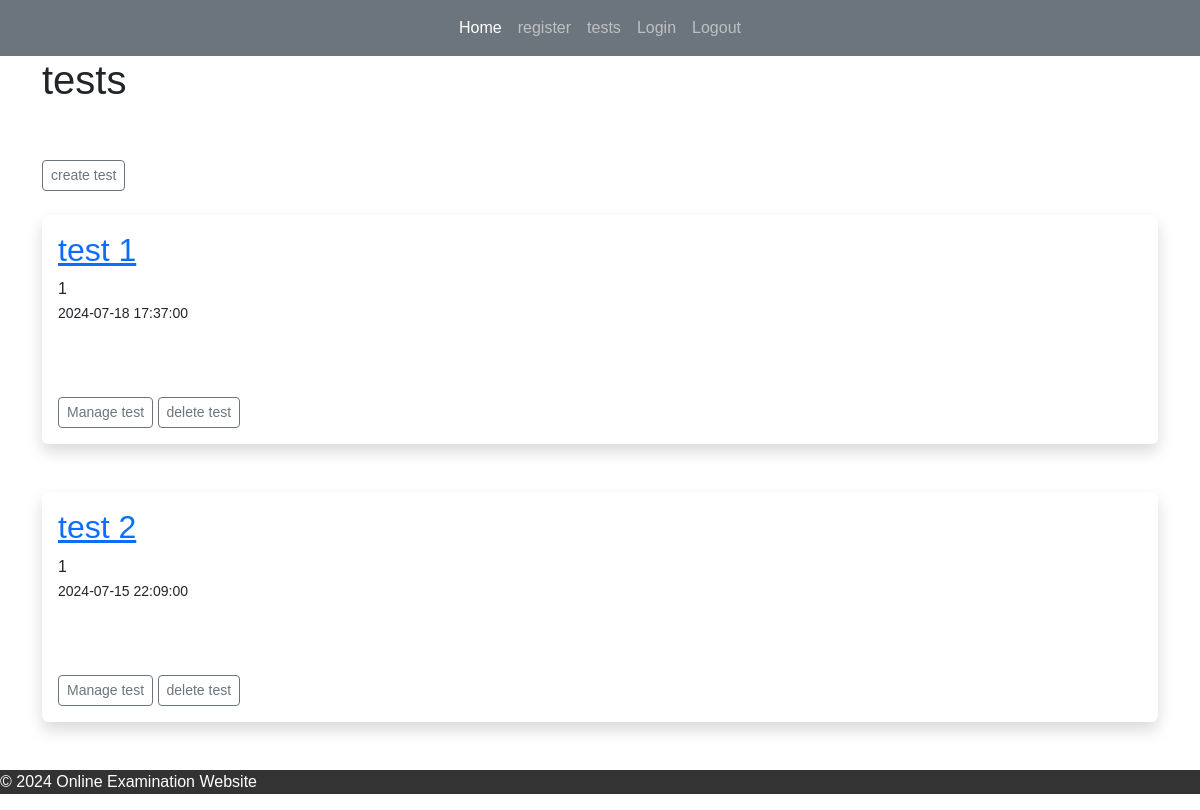
The app's page /tests (signed in), older data.
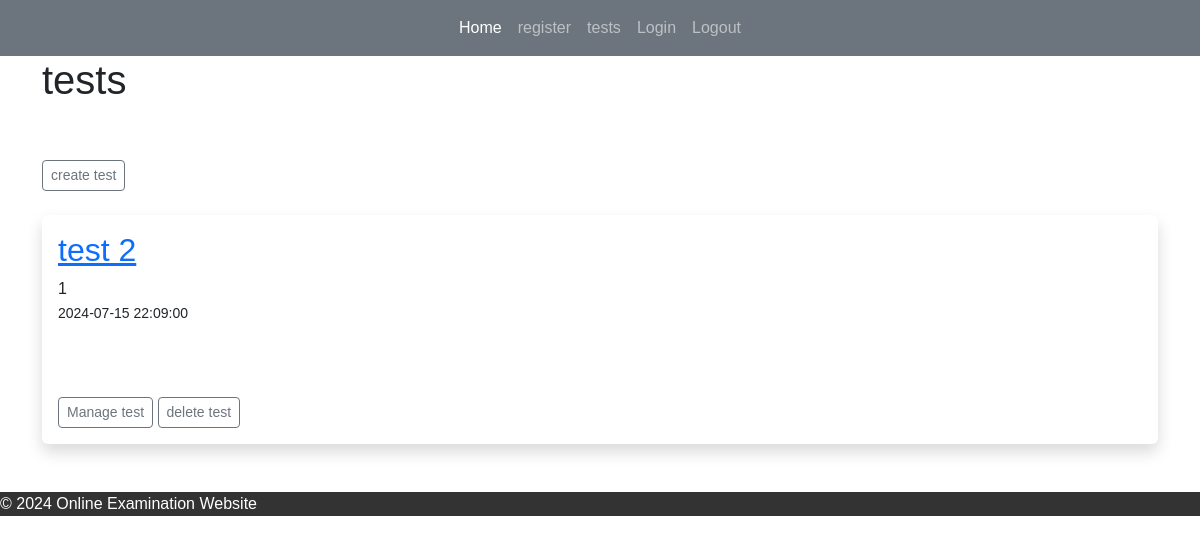
The same page, newer data.
### app.py (models this page shows)
class Tests(db.Model):
    test_id = db.Column(db.Integer, primary_key=True)
    title = db.Column(db.String(255))
    start_date = db.Column(db.DateTime, default=datetime.utcnow)
    end_date = db.Column(db.DateTime, default=datetime.utcnow)
    teacher_id = db.Column(db.Integer, db.ForeignKey('users.id'))
    questions = db.relationship("Questions", backref="test")

### app.py (the view)
@app.route('/tests', methods=['GET', 'POST'])
def tests():
	tests = Tests.query.filter_by(teacher_id = current_user.id)
	return render_template("tests.html", tests=tests)

### app.py (called while the page is built)
@login_manager.user_loader
def load_user(user_id):
    return Users.query.get(int(user_id))

### templates/tests.html (shortened to what this page needs)
{% extends 'index.html' %}
{% block content %}
<h1>tests</h1>
<br>
<br/>
<a href="{{ url_for('create_test')}}" class="btn btn-outline-secondary btn-sm">create test</a>
<br/>
<br/>
{% for test in tests %}
<div class="shadow p-3 mb-5 bg-body rounded">
	<h2><a href="{{ url_for('test', id=test.test_id)}}">{{ test.title }}</a></h2>
    {{ test.teacher_id }}<br/>
	<small>{{ test.start_date }}</small> <br/><br/>
	<br/><br/>
	<a href="{{ url_for('test', id=test.test_id)}}" class="btn btn-outline-secondary btn-sm">Manage test</a>
	<a href="{{ url_for('delete_test', id=test.test_id)}}" class="btn btn-outline-secondary btn-sm">delete test</a>
</div>
{% endfor %}
{% endblock %}

Row changes from the older to the newer data that the page shows:
removed Tests: title "test 1", teacher_id "1", start_date "2024-07-18 17:37:00"
